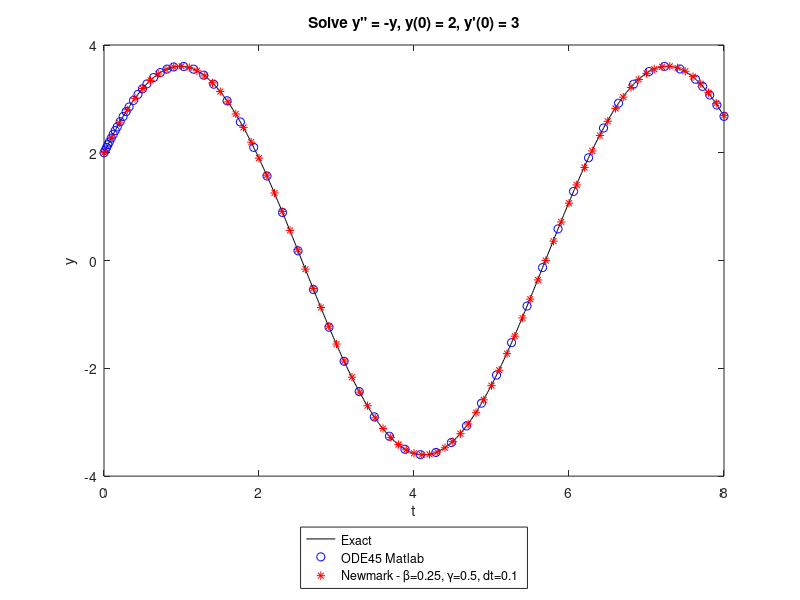

This chart was generated by the following MATLAB code:
%% Time Integration

% This is a simple simulation of ODE solver
% Problem: y" = f --> y" + y = 0, y(0) = 2, y'(0) = 3
% Exact Solution: 2*cos(t) + 3*sin(t)
%
% Newmark time integration (Newmark, 1959) is used to integrate it   
%
% Copyright EYST <ezrayst@berkeley.edu>

clear
clc

dt = 0.1;
T = 8;
t = [0:dt:T];

%% Annotation: y is exact solution, u is the approximate solution
tt = [0:0.01:T];
y = 2*cos(tt) + 3*sin(tt);

%% ODE45 Solution
ff = @(t,y) [y(2) ; -y(1)];
[t_ode45, u_ode45] = ode45(ff, [0 T], [2; 3]);

%% Newmark Scheme
% Notation: u(:,1) = y, u(:,2) = y', u(:,3) = y"

u(1,1) = 2;
u(1,2) = 3;
u(1,3) = -u(1,1);
f(1) = -u(1,1);

beta = 0.25;
gamma = 0.5;

for ii = 1 : length(t) - 1;
    u(ii + 1, 1) = 1 / (1 + beta * dt^2) * ...
                   (u(ii, 1) + dt * u(ii, 2) + (1 - 2 * beta) / 2 * dt^2 * u(ii, 3));
    
    u(ii + 1, 2) = u(ii, 2) + (1 - gamma) * dt * u(ii, 3) - gamma * dt * u(ii + 1, 1);
    
    u(ii + 1, 3) = - u(ii + 1, 1);
end

%% Plotting
plot(tt,y,'k', t_ode45,u_ode45(:,1),'ob', t,u(:,1),'*r');
title('Solve y" = -y, y(0) = 2, y''(0) = 3'); 
xlabel('t');
ylabel('y');
legend('Exact', 'ODE45 Matlab', strcat('Newmark - \beta=',num2str(beta),', \gamma=',num2str(gamma), ', dt=', num2str(dt)), 'Location', 'SouthOutside');
